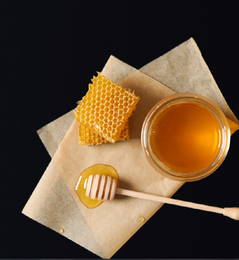
%> input picture pro2/image processing/3.PNG, 239 x 260 px, shrunk from 712 x 773 before the run, given in place of 3.jpg, which was not available
$ octave Fourier_transform.m   (GNU Octave 9; MATLAB toolbox functions it lacks are replaced by stand-ins)
%> lines starting %> are read from the running program, lines starting %| are printed output that depends on the picture; pictures that were not available may be replaced by others from this repository, and a replacement may not be noted
image=imread('3.jpg');
%> image is the input picture: size 260x239x3 uint8; mean R, G, B 93.7, 72.7, 50.8
[w,h] = size(image);
%> w = 260; h = 717
new_image=fft2(image);
y=fft2(image);
for width=1:w
    for hight=1:h
        r=real(new_image(width,hight));
        im=imag(new_image(width,hight));
        res=sqrt((r*r)+(im*im));
        new_image(width,hight)=res;
    end
end
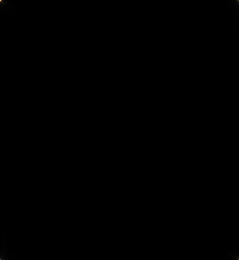
%> new_image: size 260x239x3 double; mean R, G, B 3877.1, 3687.2, 3852.1; drawn with min black and max white
new_image=log2(new_image+1);
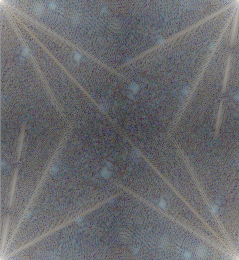
%> new_image: size 260x239x3 double; mean R, G, B 10.5, 10.5, 10.8; drawn with min black and max white
new_image=mat2gray(new_image);
for width=1:w
    for hight=1:h
        r=real(new_image(width,hight));
        im=imag(new_image(width,hight));
        res=sqrt((r*r)+(im*im));
        new_image(width,hight)=res;
    end
end
subplot(2,2,1);imshow(image),title('Image');
new_image=log2(new_image+1);
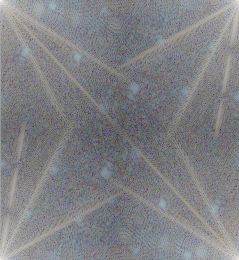
%> new_image: size 260x239x3 double; mean R, G, B 0.503, 0.505, 0.519
new_image=mat2gray(new_image);
subplot(2,2,2);imshow(new_image),title('Before Shift');
new_image1=fftshift(new_image);
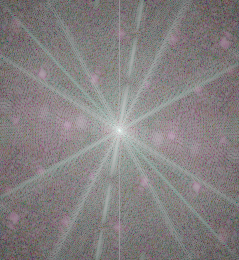
%> new_image1: size 260x239x3 double; mean R, G, B 0.519, 0.503, 0.505
subplot(2,2,3);imshow(new_image1),title('After Shift');
y=ifft2(y);
y=uint8(y);
subplot(2,2,4);imshow(y),title('New Image');
